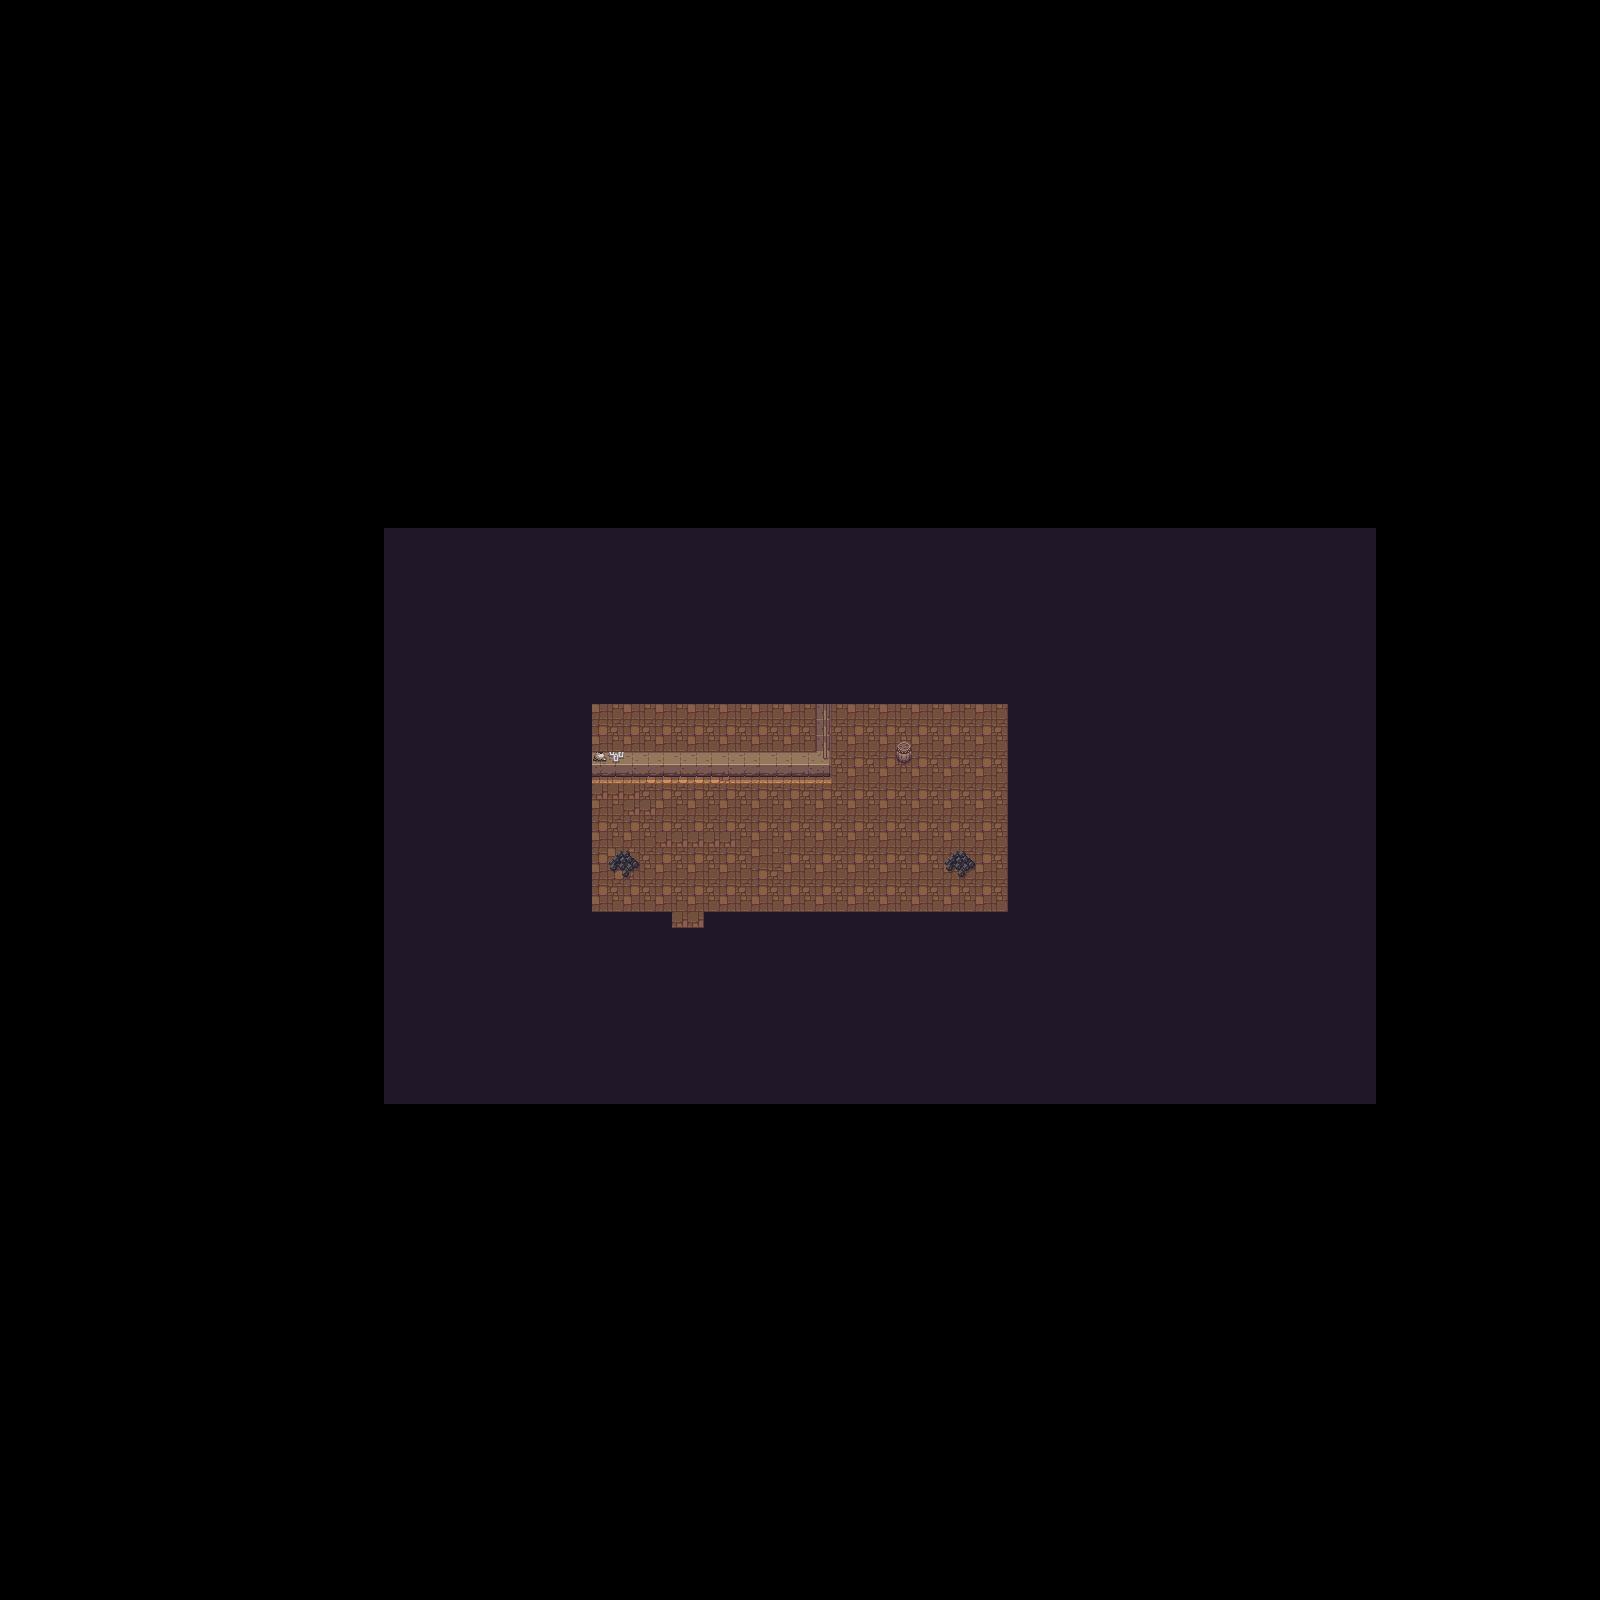

Rendered tile map (Tiled .tmx) drawn with the repository's tilesets; below, a short description and the map source with its tile grids summarised:
An orthogonal 100x100 tile map with 16x16 px tiles, 3 tile layers (Tile Layer 1, Tile Layer 2, Tile Layer 3) and 11 objects.

<map version="1.4" tiledversion="1.4.3" orientation="orthogonal" renderorder="right-down" width="100" height="100" tilewidth="16" tileheight="16" infinite="0" nextlayerid="7" nextobjectid="15">
 <editorsettings>
  <export target="Hut..tmx" format="tmx" />
 </editorsettings>
 <tileset firstgid="1" source="Project1OverWorld.tsx" />
 <layer id="1" name="Tile Layer 1" width="100" height="100">
  <data>[10000 cells, 2232 non-empty, 6 distinct tile ids]</data>
 </layer>
 <layer id="2" name="Tile Layer 2" width="100" height="100">
  <data>[10000 cells, 342 non-empty, 12 distinct tile ids]</data>
 </layer>
 <layer id="6" name="Tile Layer 3" width="100" height="100">
  <data>[10000 cells, 10 non-empty, 6 distinct tile ids]</data>
 </layer>
 <objectgroup id="4" name="HutDoor">
  <object id="14" x="672" y="928" width="33.3333" height="171.333" />
 </objectgroup>
 <objectgroup id="3" name="Object Layer 1">
  <object id="3" x="894" y="739.333" width="19.3333" height="26.6667" />
  <object id="4" x="944" y="848" width="32" height="32.6667" />
  <object id="5" x="609.333" y="847.333" width="31.3333" height="30" />
  <object id="6" x="591.333" y="750.667" width="239.333" height="26" />
  <object id="7" x="814" y="702.667" width="19.3333" height="48" />
  <object id="9" x="374.667" y="523" width="880.667" height="179" />
  <object id="10" x="1004.67" y="701.333" width="315" height="216" />
  <object id="11" x="705.333" y="908.667" width="402.667" height="193.333" />
  <object id="12" x="382" y="685.333" width="210.667" height="231.333" />
  <object id="13" x="383.333" y="908" width="286.667" height="195" />
 </objectgroup>
</map>
